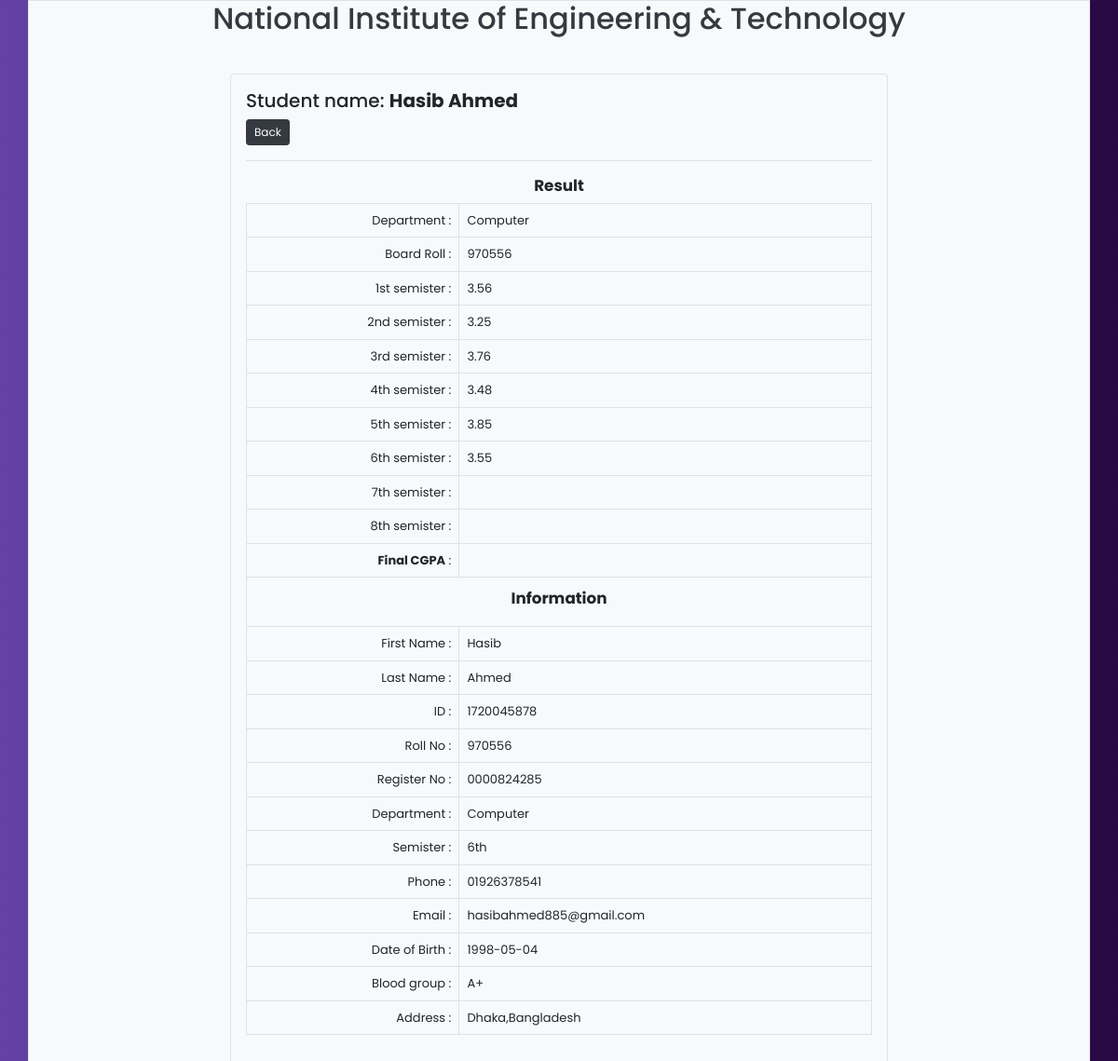
The page /result_page.php?userroll=970556 on the database its author committed.
### tables this page shows
CREATE TABLE `students` (
  `id` int(50) NOT NULL,
  `fname` varchar(255) NOT NULL,
  `lname` varchar(255) NOT NULL,
  `st_id` int(50) NOT NULL,
  `roll` int(250) NOT NULL,
  `reg` varchar(250) NOT NULL,
  `department` varchar(255) NOT NULL,
  `semister` varchar(50) NOT NULL,
  `session` varchar(50) NOT NULL,
  `phone` varchar(250) NOT NULL,
  `email` varchar(255) NOT NULL,
  `dob` varchar(50) NOT NULL,
  `blood` varchar(50) NOT NULL,
  `home` varchar(255) NOT NULL
);

CREATE TABLE `result` (
  `id` int(50) NOT NULL,
  `department` varchar(50) NOT NULL,
  `session` varchar(50) NOT NULL,
  `roll` int(50) NOT NULL,
  `1st` varchar(50) NOT NULL,
  `2nd` varchar(50) NOT NULL,
  `3rd` varchar(50) NOT NULL,
  `4th` varchar(50) NOT NULL,
  `5th` varchar(50) NOT NULL,
  `6th` varchar(50) NOT NULL,
  `7th` varchar(50) NOT NULL,
  `8th` varchar(50) NOT NULL,
  `final_cgpa` varchar(50) NOT NULL
);

### classes/Database.class.php (called while the page is built, shortened)
<?php
class Database{
    public $con;
    public function __construct(){
        $this->con = new mysqli(host,dbuser,dbpwd,dbname);
    }
    public function ResultQuery($sql){
        return $this->con->query($sql);
    }
}

### result_page.php (the view, shortened to what this page needs)
<?php
include "classes/Database.class.php";
 ?>
<!DOCTYPE html>
<html lang="en">
  <head>
    <link rel="stylesheet" href="css/bootstrap.min.css">
    <link rel="stylesheet" href="css/all.min.css">
    <link rel="stylesheet" href="css/style.css">
  </head>
  <body>
<?php
	$Db = new Database();
	if (isset($_REQUEST['userroll'])) {
		$roll = $_REQUEST['userroll'];
		$getResult = "SELECT * FROM result WHERE roll='$roll ' ";
		$runResult = $Db->ResultQuery($getResult);
		$getAllResult = $runResult->fetch_array();
		$department = $getAllResult['department'];
		$roll = $getAllResult['roll'];
		$one = $getAllResult['1st'];
		$two = $getAllResult['2nd'];
		$three = $getAllResult['3rd'];
		$four = $getAllResult['4th'];
		$five = $getAllResult['5th'];
		$six = $getAllResult['6th'];
		$seven = $getAllResult['7th'];
		$eight = $getAllResult['8th'];
		$final = $getAllResult['final_cgpa'];
		$getInfo = "SELECT * FROM students WHERE roll=$roll ";
		$runInfo = $Db->ResultQuery($getInfo);
		$getStdData = $runInfo->fetch_array();
		$fname = $getStdData['fname'];
		$lname = $getStdData['lname'];
		$st_id = $getStdData['st_id'];
		$roll = $getStdData['roll'];
		$reg = $getStdData['reg'];
		$department = $getStdData['department'];
		$semister = $getStdData['semister'];
		$phone = $getStdData['phone'];
		$email = $getStdData['email'];
		$dob = $getStdData['dob'];
		$blood = $getStdData['blood'];
		$home = $getStdData['home'];
		$lname = $getStdData['lname'];
		$lname = $getStdData['lname'];
	}
?>
<div class="container">
	<div class="row">
		<div class="col-12 m-0 p-0 border bg-light">
	<div class="mb-4">
    	<h2 class="text-center text-dark">National Institute of Engineering & Technology</h2>
	</div>
<div class="m-md-3 p-3 bg-light rounded">
	<div class="row justify-content-center">
	<div class="col-12 col-md-8">
		<div class="border bounded p-3 rounded">
			<div class="row justify-content-between">
				<div class="col-12">
					<h5>Student name: <strong><?php echo $fname.' '.$lname ?></strong></h5>
				</div>
				<div class="col-2">
					<a style="font-size:12px" href="index.php" class="btn btn-dark btn-sm">Back</a>
				</div>
			</div>
			<hr>
			<div class="row justify-content-around">
				<div class="col-12 ">
					<h6 class="text-center"><big class="text-center mb-3"><strong>Result</strong></big></h6>
					<table class="table table-bordered ">
						<tr>
							<td class="p-2 text-right">Department :</td>
							<td class="p-2"><?php echo $department ?></td>
						</tr>
						<tr>
							<td class="p-2 text-right">Board Roll :</td>
							<td class="p-2"><?php echo $roll ?></td>
						</tr>
						<tr>
							<td class="p-2 text-right">1st semister :</td>
							<td class="p-2"><?php echo $one ?></td>
						</tr>
						<tr>
							<td class="p-2 text-right">2nd semister :</td>
							<td class="p-2"><?php echo $two ?></td>
						</tr>
						<tr>
							<td class="p-2 text-right">3rd semister :</td>
							<td class="p-2"><?php echo $three ?></td>
						</tr>
						<tr>
							<td class="p-2 text-right">4th semister :</td>
							<td class="p-2"><?php echo $four ?></td>
						</tr>
						<tr>
							<td class="p-2 text-right">5th semister :</td>
							<td class="p-2"><?php echo $five ?></td>
						</tr>
						<tr>
							<td class="p-2 text-right">6th semister :</td>
							<td class="p-2"><?php echo $six ?></td>
						</tr>
						<tr>
							<td class="p-2 text-right">7th semister :</td>
							<td class="p-2"><?php echo $seven ?></td>
						</tr>
						<tr>
							<td class="p-2 text-right">8th semister :</td>
							<td class="p-2"><?php echo $eight ?></td>
						</tr>
						<tr>
							<td class="p-2 text-right"><strong>Final CGPA</strong> :</td>
							<td class="p-2"><strong><?php echo $final ?></strong></td>
						</tr>
						<tr class="text-center">
							<td colspan="2" >
								<h6 class="text-center"><big class="text-center mb-3"><strong>Information</strong></big></h6>
							</td>
						</tr>
						<tr>
							<td class="p-2 text-right">First Name :</td>
							<td class="p-2"><?php echo $fname ?></td>
						</tr>
						<tr>
							<td class="p-2 text-right">Last Name :</td>
							<td class="p-2"><?php echo $lname ?></td>
						</tr>
						<tr>
							<td class="p-2 text-right">ID :</td>
							<td class="p-2"><?php echo $st_id ?></td>
						</tr>
						<tr>
							<td class="p-2 text-right">Roll No :</td>
							<td class="p-2"><?php echo $roll ?></td>
						</tr>
						<tr>
							<td class="p-2 text-right">Register No :</td>
							<td class="p-2"><?php echo $reg ?></td>
						</tr>
						<tr>
							<td class="p-2 text-right">Department :</td>
							<td class="p-2"><?php echo $department ?></td>
						</tr>
						<tr>
							<td class="p-2 text-right">Semister :</td>
							<td class="p-2"><?php echo $semister ?></td>
						</tr>
						<tr>
							<td class="p-2 text-right">Phone :</td>
							<td class="p-2"><?php echo $phone ?></td>
						</tr>
						<tr>
							<td class="p-2 text-right">Email :</td>
							<td class="p-2"><?php echo $email ?></td>
						</tr>
						<tr>
							<td class="p-2 text-right">Date of Birth :</td>
							<td class="p-2"><?php echo $dob ?></td>
						</tr>
						<tr>
							<td class="p-2 text-right">Blood group :</td>
							<td class="p-2"><?php echo $blood ?></td>
						</tr>
						<tr>
							<td class="p-2 text-right">Address :</td>
							<td class="p-2"><?php echo $home ?></td>
						</tr>
					</table>
				</div>
			</div>
		</div>
	</div>
</div>
</div>
</div>
	</div>
</div>
  </body>
</html>

### css/style.css (style rules this page uses)
body { margin:0px; padding:0; font-family: 'Poppins', sans-serif; font-size: 13px; background: #6441A5; background: -webkit-linear-gradient(to left, #2a0845, #6441A5); background: linear-gradient(to left, #2a0845, #6441A5); }
h6 { font-size:14px; }

### rows shown on the page
students: fname "Hasib", lname "Ahmed", department "Computer", roll "970556", st "1720045878", reg "0000824285", semister "6th", phone "01926378541", email "hasibahmed885@gmail.com", dob "1998-05-04", blood "A+", home "Dhaka,Bangladesh"
result: 1st "3.56", 2nd "3.25", 3rd "3.76", 4th "3.48", 5th "3.85", 6th "3.55"
